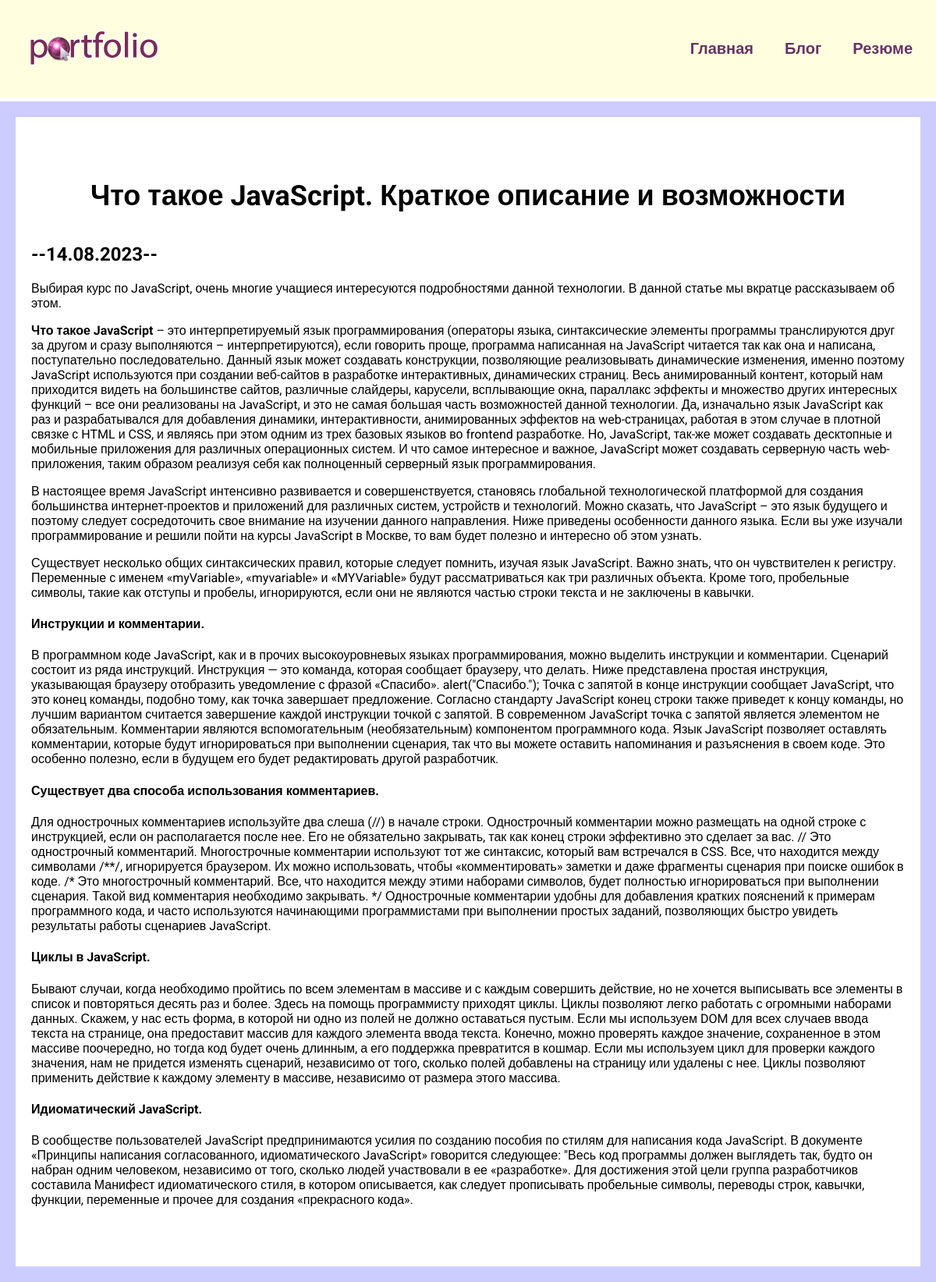
/blog/5/, run on the app's committed database.
### blog/models.py (models this page shows, shortened)
class Blog(models.Model):
    title = models.CharField(max_length=200)
    description = models.TextField()
    date_created = models.DateField()

### blog/views.py (the view)
# urls.py: path('<int:blog_id>/', views.detail, name='detail'),
def detail(request, blog_id):
    blog = get_object_or_404(Blog, pk=blog_id)
    return render(request, 'blog/detail.html', {'blog': blog})

### blog/templates/blog/detail.html
{% extends 'skills/base.html' %}
{% block content %}
<div class="detail">
    <h1>{{ blog.title }}</h1>
    <h2>--{{ blog.date_created | date:'d.m.Y' }}--</h2>
    {{ blog.description | safe}}
</div>
{% endblock %}

### skills/static/css/style.css (style rules this page uses)
body { font-family: 'Roboto', sans-serif; padding: 0; margin: 0; background-color: #CCCCFF; }
.content h1 { text-align: center; margin: 60px 0px 40px; font-size: 36px; }
.detail { background-color: white; padding: 20px 20px 60px; box-sizing: border-box; }

### data on the page
Blog: title "Что такое JavaScript. Краткое описание и возможности", date_created "14.08.2023", description "Выбирая курс по JavaScript, очень многие учащиеся интересуются подробностями данной технологии. В данной статье мы вкратце рассказываем об этом. Что такое JavaScript – это интерпретируемый язык программирования (операторы языка, синтаксические элементы программы транслируются друг за другом и сразу выполняются – интерпретируются), если говорить проще, программа написанная на JavaScript читается так как она и написана, поступательно последовательно. Данный язык может создавать конструкции, позволяющие реализовывать динамические изменения, именно поэтому JavaScript используются при создании веб-сайтов в разработке интерактивных, динамических страниц. Весь анимированный контент, который нам…"
